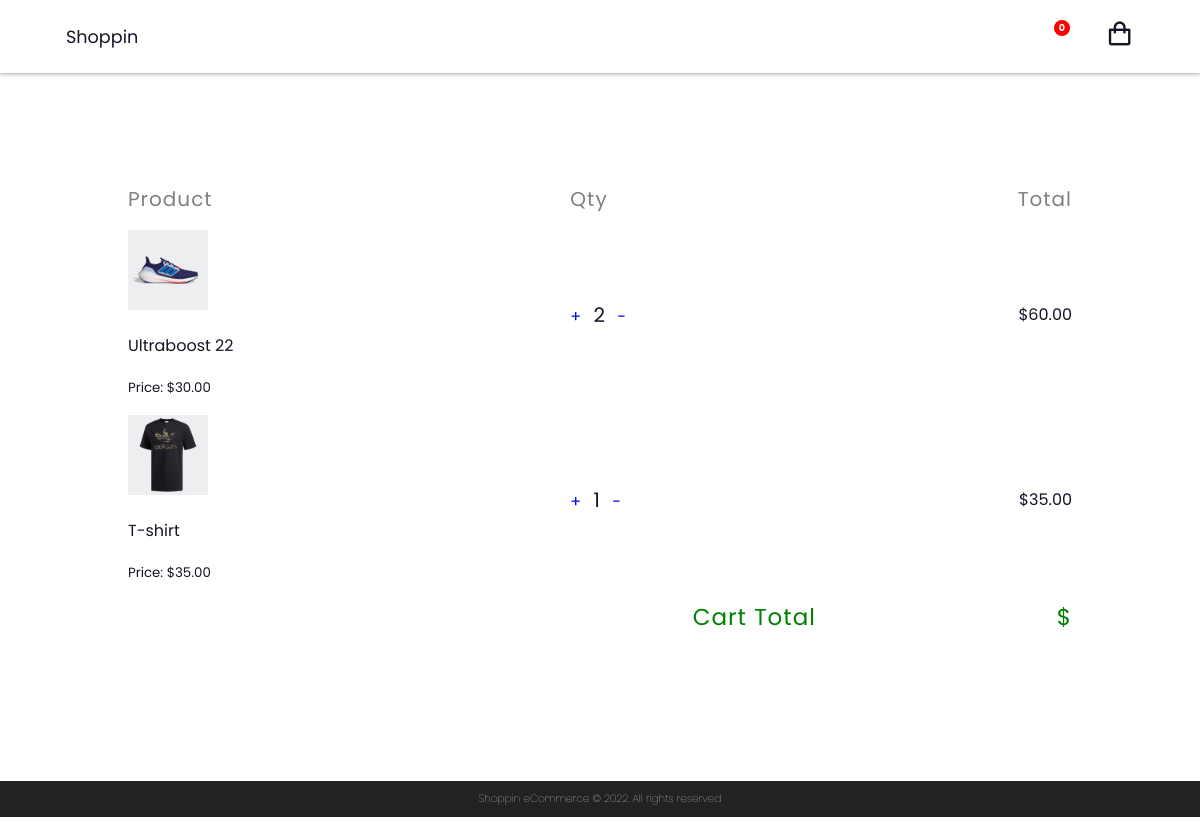
/cart/ (signed in), run on an earlier commit of the app's database.
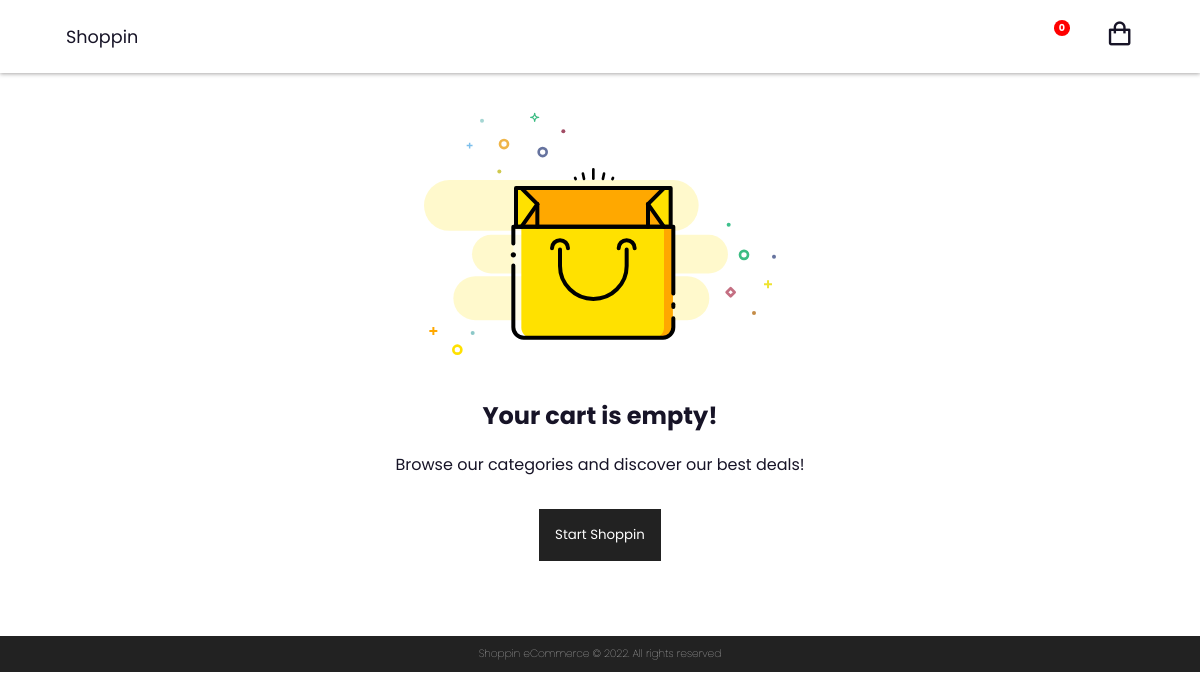
And on a later commit of the database.
### app/models.py (models this page shows, shortened)
class Order(models.Model):
    user = models.ForeignKey(User, on_delete=models.SET_NULL, null=True)
    product = models.ForeignKey(Product, on_delete=models.SET_NULL, null=True)
    quantity = models.IntegerField(default=0, null=True)
    transaction_id = ShortUUIDField()
    date_ordered = models.DateTimeField(auto_now_add=True)
    @property
    def total_price(self):
        total = self.product.price * self.quantity
        return total

class Product(models.Model):
    name = models.CharField(max_length=25)
    image = models.ImageField()
    price = models.DecimalField(max_digits=9, decimal_places=2)
    date = models.DateTimeField(auto_created=True)

### app/views.py (the view)
# urls.py: path('cart/', views.cart, name="cart"),
@login_required(login_url='users:login')
def cart(request):
    orders = Order.objects.filter(user=request.user)
    return render(request, 'cart.html', {'orders': orders})

### templates/cart.html (shortened to what this page needs)
{% extends 'base.html' %}
{% load static %}
{% block head_css_page %}<link rel="stylesheet" href="{% static 'css/cart.css' %}">{% endblock head_css_page %}
{% block content %}
    <section class="table">
        {% if orders %}
            <table class="cart">
                <thead>
                    <tr>
                        <td>Product</td>
                        <td>Qty</td>
                        <td>Total</td>
                    </tr>
                </thead>
                {% for order in orders %}
                    <tbody>
                        <tr>
                            <td class="product">
                                <img src="{{order.product.image.url}}" alt="">
                                <div>
                                    <p>{{order.product.name}}</p>
                                    <small>Price: ${{order.product.price}}</small>
                                </div>
                            </td>
                            <td class="qty">
                                <a href="{% url 'marketing:add' order.product.pk %}">+</a>
                                <small>{{order.quantity}}</small>
                                <a href="{% url 'marketing:subtract' order.product.pk %}">-</a>
                            </td>
                            <td class="total">${{order.total_price}}</td>
                        </tr>
                    </tbody>
                {% endfor %}
                <tfoot>
                    <tr>
                        <td colspan="2" align="right">Cart Total</td>
                        <td>$</td>
                    </tr>
                </tfoot>
            </table>
        {% else %}
            <div class="empty-cart">
                <img src="{% static 'svg/empty_cart.svg' %}" alt="">
                <h2>Your cart is empty!</h2>
                <p>Browse our categories and discover our best deals!</p>
                <a href="{% url 'marketing:store' %}"><button>Start Shoppin</button></a>
            </div>
        {% endif %}
    </section>
{% endblock %}

What changed in the data, as far as the page shows it:
removed Order: product.image (picture), product.name "Ultraboost 22", product.price "30.00", quantity "2", total_price "60.00"
removed Order: product.image (picture), product.name "T-shirt", product.price "35.00", quantity "1", total_price "35.00"
Also different on the page:
text no longer shown: "Product Qty Total Cart Total $"
text now shown: "Your cart is empty! Browse our categories and discover our best deals! Start Shoppin"
